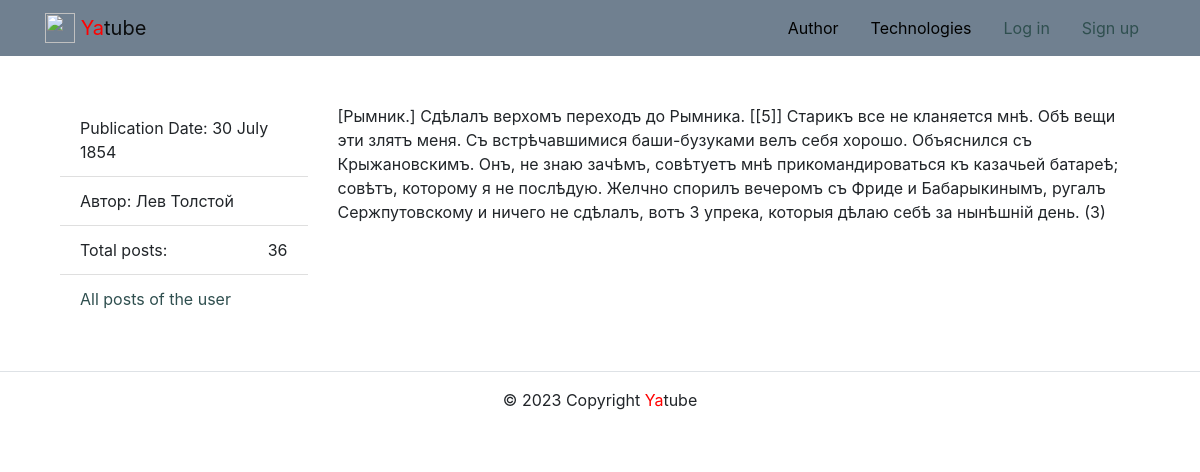
Page /posts/36/ on the committed database.
### posts/models.py (models this page shows, shortened)
class Post(models.Model):
    text = models.TextField(
        'Текст поста',
        help_text='Введите текст поста'
    )
    pub_date = models.DateTimeField(
        'Дата публикации',
        auto_now_add=True)
    author = models.ForeignKey(
        User,
        on_delete=models.CASCADE,
        related_name='posts',
        verbose_name='Автор'
    )
    group = models.ForeignKey(
        Group,
        on_delete=models.SET_NULL,
        related_name='posts',
        blank=True,
        null=True,
        verbose_name='Группа',
        help_text='Группа, к которой будет относиться пост'
    )
    image = models.ImageField(
        'Картинка',
        upload_to='posts/',
        blank=True
    )
    class Meta:
        ordering = ['-pub_date']

### posts/views.py (the view)
# urls.py: path('posts/<int:post_id>/', views.post_detail, name='post_detail'),
def post_detail(request, post_id):
    post = Post.objects.get(id=post_id)
    comments = Comment.objects.filter(post=post_id)
    comment_form = CommentForm()
    context = {
        'post': post,
        'comments': comments,
        'form': comment_form
    }
    return render(request, 'posts/post_detail.html', context)

### core/context_processors/year.py (called while the page is built)
def year(request):
    today = datetime.datetime.now()
    year = today.year
    return {
        'year': year
    }

### templates/posts/post_detail.html (shortened to what this page needs)
{% extends 'base.html' %}
{% load thumbnail %}
{% load user_filters %}
{% block content %}
<div class="container py-5">
<div class="row">
<aside class="col-12 col-md-3">
    <ul class="list-group list-group-flush">
      <li class="list-group-item">
        Publication Date: {{post.pub_date|date:"d E Y"}}
      </li>
      <li class="list-group-item">
        Автор: {{post.author.get_full_name}}
      </li>
      <li class="list-group-item d-flex justify-content-between align-items-center">
        Total posts:  <span >{{post.author.posts.count}}</span>
      </li>
      <li class="list-group-item">
        <a href="{% url 'posts:profile' post.author.username %}">
          All posts of the user
        </a>
      </li>
    </ul>
</aside>
<article class="col-12 col-md-9">
  <p>
   {{post.text}}
  </p>
</article>
</div>
</div>
{% endblock %}

### templates/base.html (style rules this page uses)
a { color: #2F4F4F; background-color: transparent; text-decoration: none; }

### rows in the picture
Post: pub_date "30 July 1854", author.get_full_name "Лев Толстой", author.posts.count "36", text "[Рымник.] Сдѣлалъ верхомъ переходъ до Рымника. [[5]] Старикъ все не кланяется мнѣ. Обѣ вещи эти злятъ меня. Съ встрѣчавшимися баши-бузуками велъ себя хорошо. Объяснился съ Крыжановскимъ. Онъ, не знаю зачѣмъ, совѣтуетъ мнѣ прикомандироваться къ казачьей батареѣ; совѣтъ, которому я не послѣдую. Желчно спорилъ вечеромъ съ Фриде и Бабарыкинымъ, ругалъ Сержпутовскому и ничего не сдѣлалъ, вотъ 3 упрека, которыя дѣлаю себѣ за нынѣшній день. (3)"
